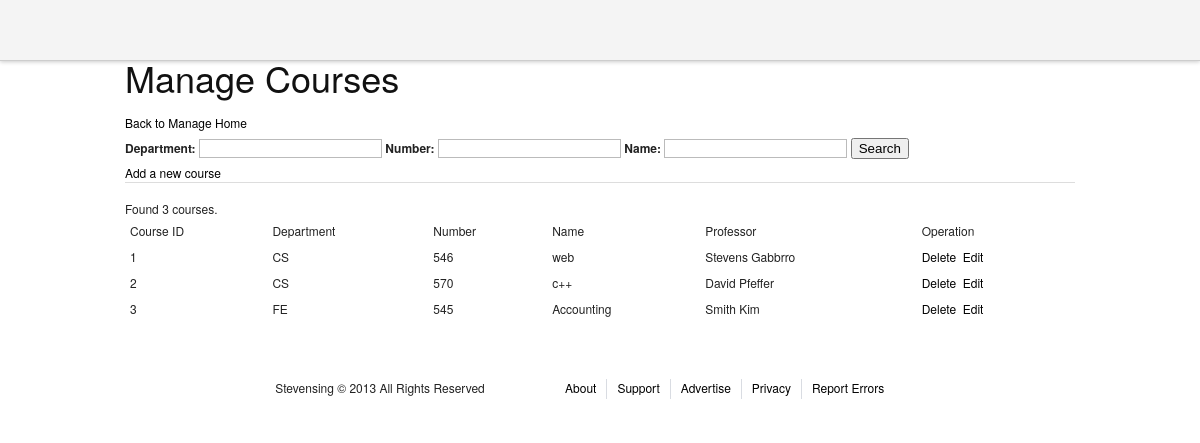
/admin/managecourses.php, run on an earlier commit of the app's database.
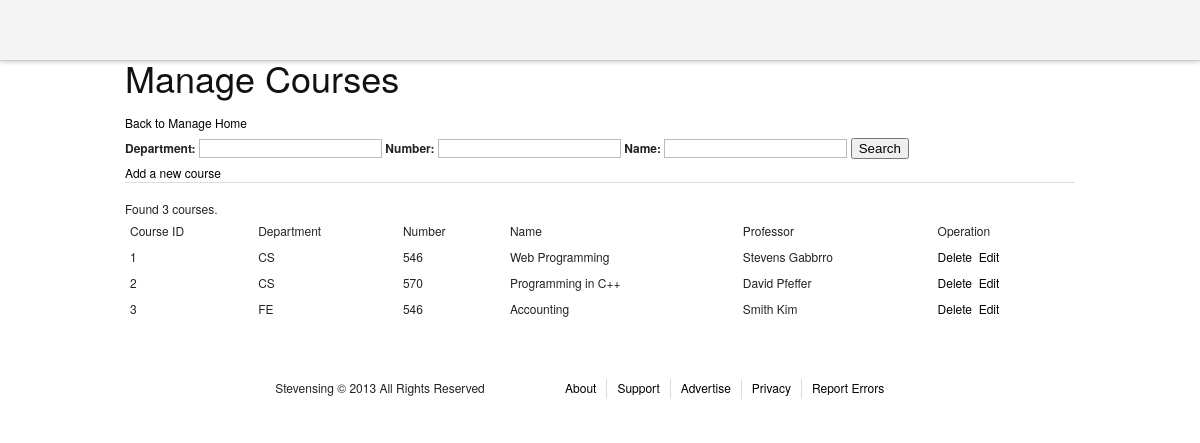
And on a later commit of the database.
### tables this page shows
CREATE TABLE `courses` (
  `course_id` int(11) NOT NULL AUTO_INCREMENT,
  `department` varchar(3) NOT NULL,
  `number` smallint(6) NOT NULL,
  `name` varchar(100) NOT NULL,
  `description` varchar(6000) DEFAULT NULL,
  `professor` varchar(100) DEFAULT NULL,
  PRIMARY KEY (`course_id`)
);

### admin/managecourses.php (the view, shortened to what this page needs)
<?php
include "header.php";
include "mysqli_connection.php";
?>
<div>
<h1>Manage Courses</h1>
<a href = "adminhome.php">Back to Manage Home</a>
</div>
<div>
<form action = "#" method = "GET">
<label for = "department">Department: </label><input type = "text" name = "department" value = "<?php echo isset($_GET['department'])?$_GET['department']:"";?>" />
<label for = "number">Number: </label><input type = "text" name = "number"  value = "<?php echo isset($_GET['number'])?$_GET['number']:"";?>" />
<label for = "name">Name: </label><input type = "text" name = "name"  value = "<?php echo isset($_GET['name'])?$_GET['name']:"";?>" />
<input type = "submit" value = "Search" />
</form>
</div>
<div>
<a href="editcourse.php">Add a new course</a>
</div>
<hr />
<div>
<table>
<thead >
<td>Course ID</td><td>Department</td><td>Number</td><td>Name</td><td>Professor</td><td>Operation</td>
</thead>
<tbody>
<?php
$filter = "true";
$perNumber = 25;
if(isset($_GET['page']))$page = $_GET['page'];
else $page=1;
$count = $mysqli->query("select count(*) from Courses WHERE " . $filter . ";");
$rs = mysqli_fetch_array($count);
$totalNumber = $rs[0];
if ($totalNumber == 0){
        echo "<div><font color='red'>No result!</font></div>";
}
else{
        echo "<div>Found " . $totalNumber. " courses.</div>";
}
$startCount = ($page - 1) * $perNumber;
$result = $mysqli->query("select * from Courses WHERE (" . $filter .") LIMIT $startCount, $perNumber");
if ($result){
        while ($row = mysqli_fetch_array($result)){
?>
<tr>
<td><?php echo $row["course_id"];?></td>
<td><?php echo $row["department"];?></td>
<td><?php echo $row["number"];?></td>
<td><?php echo $row["name"];?></td>
<td><?php echo $row["professor"];?></td>
<td><a href="javascript:" onclick = "show_delete_yes(this,<?php echo $row['course_id'];?>);" >Delete</a>&nbsp&nbsp<a href="editcourse.php?id=<?php echo $row['course_id'];?>">Edit</a></td>
</tr>
</tbody>
<?php
        }
 }
?>
</table>
</div>
<?php
include "footer.php";

What changed in the data, as far as the page shows it:
changed courses "Stevens Gabbrro": name "web" → "Web Programming"
changed courses "David Pfeffer": name "c++" → "Programming in C++"
changed courses "FE": number "545" → "546"
